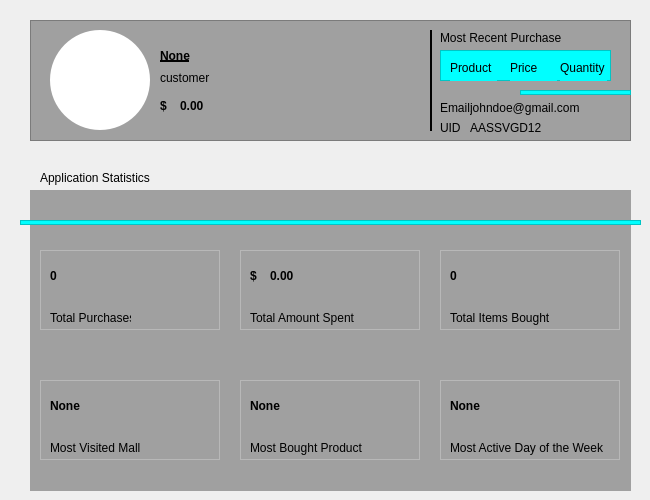
     <widget class="QWidget" name="profile_page">
      <widget class="QLabel" name="label_2">
       <property name="geometry">
        <rect>
         <x>30</x>
         <y>190</y>
         <width>601</width>
         <height>301</height>
        </rect>
       </property>
       <property name="styleSheet">
        <string notr="true">background-color: rgb(160, 160, 160);</string>
       </property>
       <property name="text">
        <string/>
       </property>
      </widget>
      <widget class="QLabel" name="profile_picture_label">
       <property name="geometry">
        <rect>
         <x>50</x>
         <y>30</y>
         <width>100</width>
         <height>100</height>
        </rect>
       </property>
       <property name="cursor">
        <cursorShape>PointingHandCursor</cursorShape>
       </property>
       <property name="styleSheet">
        <string notr="true">QLabel {
    border-radius: 50%; /* Ensures the QLabel becomes circular */
    background-color: #ffffff; /* Background color */
    min-width: 100px; /* Adjust the size as needed */
    min-height: 100px; /* Adjust the size as needed */
    max-width: 100px; /* Keep width and height equal for a perfect circle */
    max-height: 100px; /* Keep width and height equal for a perfect circle */
    text-align: center; /* Center the text if there is any */
}
</string>
       </property>
       <property name="text">
        <string/>
       </property>
       <property name="pixmap">
        <pixmap resource="icons.qrc">:/icons/accounticonpng.png</pixmap>
       </property>
       <property name="scaledContents">
        <bool>true</bool>
       </property>
      </widget>
      <widget class="QLabel" name="profie_username_label">
       <property name="geometry">
        <rect>
         <x>160</x>
         <y>40</y>
         <width>261</width>
         <height>31</height>
        </rect>
       </property>
       <property name="styleSheet">
        <string notr="true">background-color: none;
font: 25px &quot;CentSchbkCyrill BT&quot;;
text-decoration: underline;
font-weight: bold</string>
       </property>
       <property name="text">
        <string>None</string>
       </property>
       <property name="wordWrap">
        <bool>true</bool>
       </property>
      </widget>
      <widget class="QLabel" name="profile_role_label">
       <property name="geometry">
        <rect>
         <x>160</x>
         <y>70</y>
         <width>81</width>
         <height>16</height>
        </rect>
       </property>
       <property name="styleSheet">
        <string notr="true">background-color: none;
font:  &quot;CentSchbkCyrill BT&quot;;
text-decoration: none;
</string>
       </property>
       <property name="text">
        <string>customer</string>
       </property>
      </widget>
      <widget class="QFrame" name="frame_2">
       <property name="geometry">
        <rect>
         <x>30</x>
         <y>20</y>
         <width>601</width>
         <height>121</height>
        </rect>
       </property>
       <property name="styleSheet">
        <string notr="true">background-color: rgb(160, 160, 160);</string>
       </property>
       <property name="frameShape">
        <enum>QFrame::StyledPanel</enum>
       </property>
       <property name="frameShadow">
        <enum>QFrame::Raised</enum>
       </property>
       <widget class="QFrame" name="frame_3">
        <property name="geometry">
         <rect>
          <x>400</x>
          <y>10</y>
          <width>2</width>
          <height>101</height>
         </rect>
        </property>
        <property name="styleSheet">
         <string notr="true">border: 2px solid</string>
        </property>
        <property name="frameShape">
         <enum>QFrame::StyledPanel</enum>
        </property>
        <property name="frameShadow">
         <enum>QFrame::Raised</enum>
        </property>
       </widget>
       <widget class="QLabel" name="profie_username_label_3">
        <property name="geometry">
         <rect>
          <x>130</x>
          <y>70</y>
          <width>16</width>
          <height>31</height>
         </rect>
        </property>
        <property name="styleSheet">
         <string notr="true">background-color: none;
font: 25px &quot;CentSchbkCyrill BT&quot;;
font-weight: bold;

</string>
        </property>
        <property name="text">
         <string>$</string>
        </property>
       </widget>
       <widget class="QLabel" name="profile_uid_label">
        <property name="geometry">
         <rect>
          <x>440</x>
          <y>100</y>
          <width>101</width>
          <height>16</height>
         </rect>
        </property>
        <property name="styleSheet">
         <string notr="true">background-color: none;</string>
        </property>
        <property name="text">
         <string>AASSVGD12</string>
        </property>
       </widget>
       <widget class="QLabel" name="label_12">
        <property name="geometry">
         <rect>
          <x>410</x>
          <y>80</y>
          <width>31</width>
          <height>16</height>
         </rect>
        </property>
        <property name="styleSheet">
         <string notr="true">background-color: none;</string>
        </property>
        <property name="text">
         <string>Email:</string>
        </property>
       </widget>
       <widget class="QLabel" name="profile_email_label">
        <property name="geometry">
         <rect>
          <x>440</x>
          <y>80</y>
          <width>161</width>
          <height>16</height>
         </rect>
        </property>
        <property name="styleSheet">
         <string notr="true">background-color: none;</string>
        </property>
        <property name="text">
         <string>johndoe@gmail.com</string>
        </property>
        <property name="wordWrap">
         <bool>true</bool>
        </property>
       </widget>
       <widget class="QLabel" name="label_19">
        <property name="geometry">
         <rect>
          <x>410</x>
          <y>10</y>
          <width>121</width>
          <height>16</height>
         </rect>
        </property>
        <property name="text">
         <string>Most Recent Purchase:</string>
        </property>
       </widget>
       <widget class="QFrame" name="frame_10">
        <property name="geometry">
         <rect>
          <x>410</x>
          <y>30</y>
          <width>171</width>
          <height>31</height>
         </rect>
        </property>
        <property name="styleSheet">
         <string notr="true">background-color: rgb(0, 255, 255);</string>
        </property>
        <property name="frameShape">
         <enum>QFrame::StyledPanel</enum>
        </property>
        <property name="frameShadow">
         <enum>QFrame::Raised</enum>
        </property>
        <widget class="QLabel" name="most_recent_purchase_product_label">
         <property name="geometry">
          <rect>
           <x>10</x>
           <y>2</y>
           <width>47</width>
           <height>31</height>
          </rect>
         </property>
         <property name="styleSheet">
          <string notr="true"/>
         </property>
         <property name="text">
          <string>Product</string>
         </property>
         <property name="wordWrap">
          <bool>true</bool>
         </property>
        </widget>
        <widget class="QLabel" name="most_recent_purchase_price_label">
         <property name="geometry">
          <rect>
           <x>70</x>
           <y>2</y>
           <width>47</width>
           <height>31</height>
          </rect>
         </property>
         <property name="text">
          <string>Price</string>
         </property>
         <property name="wordWrap">
          <bool>true</bool>
         </property>
        </widget>
        <widget class="QLabel" name="most_recent_purchase_quantity_label">
         <property name="geometry">
          <rect>
           <x>120</x>
           <y>2</y>
           <width>47</width>
           <height>31</height>
          </rect>
         </property>
         <property name="text">
          <string>Quantity</string>
         </property>
         <property name="wordWrap">
          <bool>true</bool>
         </property>
        </widget>
       </widget>
       <widget class="QFrame" name="frame_12">
        <property name="geometry">
         <rect>
          <x>490</x>
          <y>70</y>
          <width>111</width>
          <height>5</height>
         </rect>
        </property>
        <property name="styleSheet">
         <string notr="true">background-color: rgb(0, 255, 255);</string>
        </property>
        <property name="frameShape">
         <enum>QFrame::StyledPanel</enum>
        </property>
        <property name="frameShadow">
         <enum>QFrame::Raised</enum>
        </property>
       </widget>
      </widget>
      <widget class="QLabel" name="label_8">
       <property name="geometry">
        <rect>
         <x>40</x>
         <y>170</y>
         <width>131</width>
         <height>16</height>
        </rect>
       </property>
       <property name="text">
        <string>Application Statistics</string>
       </property>
      </widget>
      <widget class="QLabel" name="profile_account_balance_label">
       <property name="geometry">
        <rect>
         <x>180</x>
         <y>90</y>
         <width>241</width>
         <height>31</height>
        </rect>
       </property>
       <property name="cursor">
        <cursorShape>ForbiddenCursor</cursorShape>
       </property>
       <property name="styleSheet">
        <string notr="true">background-color: none;
font: 25px &quot;CentSchbkCyrill BT&quot;;
font-weight: bold;

</string>
       </property>
       <property name="text">
        <string>0.00</string>
       </property>
       <property name="wordWrap">
        <bool>true</bool>
       </property>
      </widget>
      <widget class="QLabel" name="label_9">
       <property name="geometry">
        <rect>
         <x>440</x>
         <y>120</y>
         <width>21</width>
         <height>16</height>
        </rect>
       </property>
       <property name="styleSheet">
        <string notr="true">background-color: none;</string>
       </property>
       <property name="text">
        <string>UID:</string>
       </property>
      </widget>
      <widget class="QFrame" name="frame_4">
       <property name="geometry">
        <rect>
         <x>40</x>
         <y>250</y>
         <width>180</width>
         <height>80</height>
        </rect>
       </property>
       <property name="frameShape">
        <enum>QFrame::StyledPanel</enum>
       </property>
       <property name="frameShadow">
        <enum>QFrame::Raised</enum>
       </property>
       <widget class="QLabel" name="total_purchases_label">
        <property name="geometry">
         <rect>
          <x>10</x>
          <y>0</y>
          <width>171</width>
          <height>51</height>
         </rect>
        </property>
        <property name="styleSheet">
         <string notr="true">background-color: none;
font: 50px &quot;CentSchbkCyrill BT&quot;;
font-weight: bold;

</string>
        </property>
        <property name="text">
         <string>0</string>
        </property>
        <property name="wordWrap">
         <bool>true</bool>
        </property>
       </widget>
       <widget class="QLabel" name="label_13">
        <property name="geometry">
         <rect>
          <x>10</x>
          <y>60</y>
          <width>81</width>
          <height>16</height>
         </rect>
        </property>
        <property name="text">
         <string>Total Purchases</string>
        </property>
       </widget>
      </widget>
      <widget class="QFrame" name="frame_5">
       <property name="geometry">
        <rect>
         <x>240</x>
         <y>250</y>
         <width>180</width>
         <height>80</height>
        </rect>
       </property>
       <property name="frameShape">
        <enum>QFrame::StyledPanel</enum>
       </property>
       <property name="frameShadow">
        <enum>QFrame::Raised</enum>
       </property>
       <widget class="QLabel" name="label_14">
        <property name="geometry">
         <rect>
          <x>10</x>
          <y>60</y>
          <width>161</width>
          <height>16</height>
         </rect>
        </property>
        <property name="text">
         <string>Total Amount Spent</string>
        </property>
       </widget>
       <widget class="QLabel" name="total_amount_spent_label">
        <property name="geometry">
         <rect>
          <x>30</x>
          <y>0</y>
          <width>151</width>
          <height>51</height>
         </rect>
        </property>
        <property name="styleSheet">
         <string notr="true">background-color: none;
font: 30px &quot;CentSchbkCyrill BT&quot;;
font-weight: bold;

</string>
        </property>
        <property name="text">
         <string>0.00</string>
        </property>
        <property name="wordWrap">
         <bool>true</bool>
        </property>
       </widget>
       <widget class="QLabel" name="total_amount_spent_label_2">
        <property name="geometry">
         <rect>
          <x>10</x>
          <y>0</y>
          <width>31</width>
          <height>51</height>
         </rect>
        </property>
        <property name="styleSheet">
         <string notr="true">background-color: none;
font: 30px &quot;CentSchbkCyrill BT&quot;;
font-weight: bold;

</string>
        </property>
        <property name="text">
         <string>$</string>
        </property>
        <property name="wordWrap">
         <bool>true</bool>
        </property>
       </widget>
      </widget>
      <widget class="QFrame" name="frame_6">
       <property name="geometry">
        <rect>
         <x>440</x>
         <y>250</y>
         <width>180</width>
         <height>80</height>
        </rect>
       </property>
       <property name="frameShape">
        <enum>QFrame::StyledPanel</enum>
       </property>
       <property name="frameShadow">
        <enum>QFrame::Raised</enum>
       </property>
       <widget class="QLabel" name="total_items_bought_label">
        <property name="geometry">
         <rect>
          <x>10</x>
          <y>0</y>
          <width>171</width>
          <height>51</height>
         </rect>
        </property>
        <property name="styleSheet">
         <string notr="true">background-color: none;
font: 50px &quot;CentSchbkCyrill BT&quot;;
font-weight: bold;

</string>
        </property>
        <property name="text">
         <string>0</string>
        </property>
        <property name="wordWrap">
         <bool>true</bool>
        </property>
       </widget>
       <widget class="QLabel" name="label_15">
        <property name="geometry">
         <rect>
          <x>10</x>
          <y>60</y>
          <width>101</width>
          <height>16</height>
         </rect>
        </property>
        <property name="text">
         <string>Total Items Bought</string>
        </property>
       </widget>
      </widget>
      <widget class="QFrame" name="frame_7">
       <property name="geometry">
        <rect>
         <x>40</x>
         <y>380</y>
         <width>180</width>
         <height>80</height>
        </rect>
       </property>
       <property name="frameShape">
        <enum>QFrame::StyledPanel</enum>
       </property>
       <property name="frameShadow">
        <enum>QFrame::Raised</enum>
       </property>
       <widget class="QLabel" name="most_visited_mall_label">
        <property name="geometry">
         <rect>
          <x>10</x>
          <y>0</y>
          <width>171</width>
          <height>51</height>
         </rect>
        </property>
        <property name="styleSheet">
         <string notr="true">background-color: none;
font: 15px &quot;CentSchbkCyrill BT&quot;;
font-weight: bold;

</string>
        </property>
        <property name="text">
         <string>None</string>
        </property>
        <property name="wordWrap">
         <bool>true</bool>
        </property>
       </widget>
       <widget class="QLabel" name="label_17">
        <property name="geometry">
         <rect>
          <x>10</x>
          <y>60</y>
          <width>101</width>
          <height>16</height>
         </rect>
        </property>
        <property name="text">
         <string>Most Visited Mall</string>
        </property>
       </widget>
      </widget>
      <widget class="QFrame" name="frame_8">
       <property name="geometry">
        <rect>
         <x>240</x>
         <y>380</y>
         <width>180</width>
         <height>80</height>
        </rect>
       </property>
       <property name="frameShape">
        <enum>QFrame::StyledPanel</enum>
       </property>
       <property name="frameShadow">
        <enum>QFrame::Raised</enum>
       </property>
       <widget class="QLabel" name="most_bought_product_label">
        <property name="geometry">
         <rect>
          <x>10</x>
          <y>0</y>
          <width>151</width>
          <height>51</height>
         </rect>
        </property>
        <property name="styleSheet">
         <string notr="true">background-color: none;
font: 15px &quot;CentSchbkCyrill BT&quot;;
font-weight: bold;

</string>
        </property>
        <property name="text">
         <string>None</string>
        </property>
        <property name="wordWrap">
         <bool>true</bool>
        </property>
       </widget>
       <widget class="QLabel" name="label_16">
        <property name="geometry">
         <rect>
          <x>10</x>
          <y>60</y>
          <width>161</width>
          <height>16</height>
         </rect>
        </property>
        <property name="text">
         <string>Most Bought Product</string>
        </property>
       </widget>
      </widget>
      <widget class="QFrame" name="frame_9">
       <property name="geometry">
        <rect>
         <x>440</x>
         <y>380</y>
         <width>180</width>
         <height>80</height>
        </rect>
       </property>
       <property name="frameShape">
        <enum>QFrame::StyledPanel</enum>
       </property>
       <property name="frameShadow">
        <enum>QFrame::Raised</enum>
       </property>
       <widget class="QLabel" name="most_actice_day_of_the_week_label">
        <property name="geometry">
         <rect>
          <x>10</x>
          <y>0</y>
          <width>151</width>
          <height>51</height>
         </rect>
        </property>
        <property name="styleSheet">
         <string notr="true">background-color: none;
font: 15px &quot;CentSchbkCyrill BT&quot;;
font-weight: bold;

</string>
        </property>
        <property name="text">
         <string>None</string>
        </property>
        <property name="wordWrap">
         <bool>true</bool>
        </property>
       </widget>
       <widget class="QLabel" name="label_18">
        <property name="geometry">
         <rect>
          <x>10</x>
          <y>60</y>
          <width>171</width>
          <height>16</height>
         </rect>
        </property>
        <property name="text">
         <string>Most Active Day of the Week</string>
        </property>
        <property name="wordWrap">
         <bool>true</bool>
        </property>
       </widget>
      </widget>
      <widget class="QFrame" name="frame_11">
       <property name="geometry">
        <rect>
         <x>20</x>
         <y>220</y>
         <width>621</width>
         <height>5</height>
        </rect>
       </property>
       <property name="styleSheet">
        <string notr="true">background-color: rgb(0, 255, 255);</string>
       </property>
       <property name="frameShape">
        <enum>QFrame::StyledPanel</enum>
       </property>
       <property name="frameShadow">
        <enum>QFrame::Raised</enum>
       </property>
      </widget>
      <zorder>frame_2</zorder>
      <zorder>label_2</zorder>
      <zorder>profile_picture_label</zorder>
      <zorder>profie_username_label</zorder>
      <zorder>profile_role_label</zorder>
      <zorder>label_8</zorder>
      <zorder>profile_account_balance_label</zorder>
      <zorder>label_9</zorder>
      <zorder>frame_4</zorder>
      <zorder>frame_5</zorder>
      <zorder>frame_6</zorder>
      <zorder>frame_7</zorder>
      <zorder>frame_8</zorder>
      <zorder>frame_9</zorder>
      <zorder>frame_11</zorder>
     </widget>
